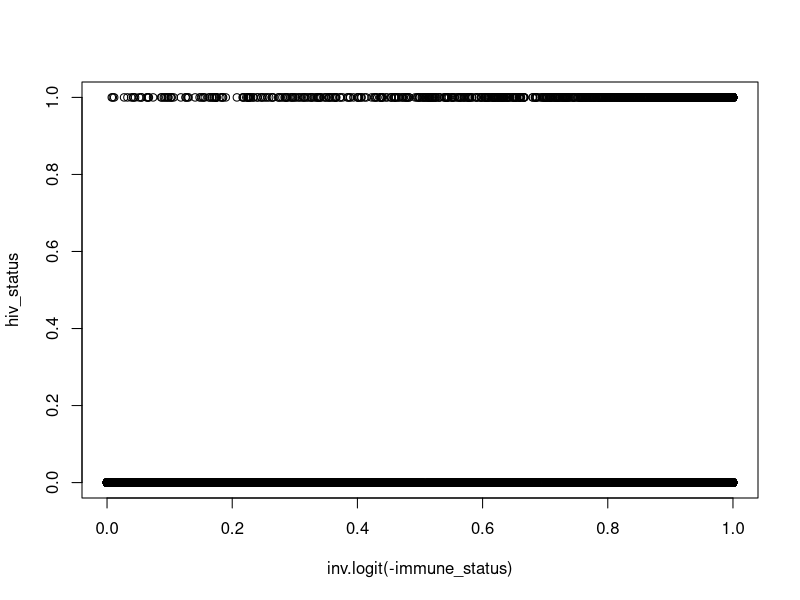
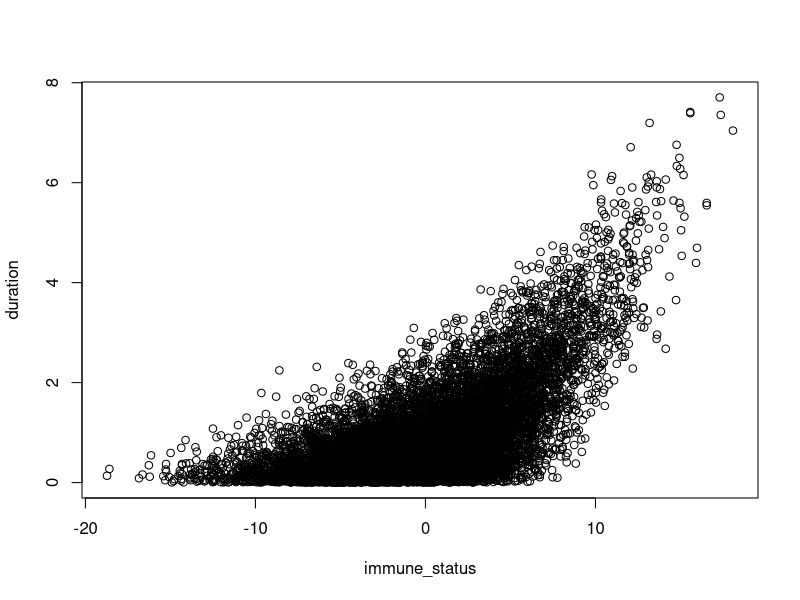

Write the R code that produced these figures, in order.
library(tidyverse)
library(boot)

# Mean age at TB incidence, globally

tb_burden_estimates <- read.csv("TB_burden_age_sex_2024-06-25.csv")
# https://www.who.int/teams/global-tuberculosis-programme/data
# WHO TB incidence estimates disaggregated by age group, sex and risk factor [>0.5Mb]



tb_ages <- tb_burden_estimates %>% filter(year == 2022, sex %in% c("m","f"), risk_factor == "all",
                                age_group %in% c("0-4", "0-14", "5-14", "15-24", "25-34", "35-44", "45-54", "55-64", "65plus")) %>%
                                group_by(age_group, country) %>% 
                                summarise(both_sexes = sum(best)) %>%
                                pivot_wider(values_from = "both_sexes", names_from = age_group) %>% 
                                mutate(`5-14` = `0-14` - `0-4`) %>%
                                select(-`0-14`) %>%
                                # move the `5-14` column to the second column position
                                select(country, `0-4`, `5-14`, everything()) %>%
                                summarise(across(where(is.numeric), sum))
age_medians <- c(2, 9.5, 19.5, 29.5, 39.5, 49.5, 59.5, 69.5)
sum(tb_ages[1:4])/sum(tb_ages)
sum(tb_ages[1:5])/sum(tb_ages)
# so the median is in the 5th age group, 35-44
sum(unlist(tb_ages %>% ungroup())*age_medians)/sum(unlist(tb_ages %>% ungroup()))
# and mean is ~39.



# Healthy life expectancy at age 40, globally
lifetable <- read.csv("region_life_tables.csv")
lifetable %>% 
    filter(Period == 2019,
           Dim2ValueCode == "AGEGROUP_AGE40-44",
           Indicator == "ex - expectation of life at age x") %>%
    select(Location, Value)


# Estimated rate of TB incidence decline by country
tb_burden_estimates <- read.csv("TB_burden_countries_2024-06-25.csv")
trends <- tb_burden_estimates %>% filter(year > 2015) %>% 
       group_by(country) %>%
       filter(max(e_inc_100k)>100) %>%
       summarise(data = list(cur_data_all()),
                 models = list(lm(e_inc_100k ~ year, data = data[[1]])))
rates <- lapply(trends$models,
              # get the rate of change relative to the 2021 value
              function(model) coef(model)[2]/predict(model, data.frame(year = 2021)))
summary(unlist(rates))
# IQR -0-4% per year


# TB case fatality ratio by HIV status
incidence <- 10600000
hivpos_incidence <- 703000
hivneg_incidence <-  incidence - hivpos_incidence

hivneg_deaths <- 1380000
hivpos_deaths <- 187000

# https://www.who.int/teams/global-tuberculosis-programme/tb-reports/global-tuberculosis-report-2022/tb-disease-burden/2-2-tb-mortality
# https://www.who.int/teams/global-tuberculosis-programme/tb-reports/global-tuberculosis-report-2022/tb-disease-burden/2-1-tb-incidence


(cfr_hivpos <- hivpos_deaths/hivpos_incidence)
(cfr_hivneg <- hivneg_deaths/hivneg_incidence)

cfr_hivpos/cfr_hivneg

# Covariance, mortality and duration
# If HIV+ = 2x risk of death, and 1/2 the duration, with cvs of 1, ...

# What if immune status is a latent class, and HIV is just strongly associated with it?
immune_status <- rnorm(n=10000, 0, 5)
# rank order immune status
immune_status <- immune_status[order(immune_status)]
hiv_status <- rbinom(n=10000, size=1, prob= 0.4*inv.logit(-immune_status))
mean(hiv_status)
plot(inv.logit(-immune_status), hiv_status)
cor(immune_status, hiv_status)
# sample durations 
duration <- rgamma(10000, 1,1)
# order durations with some error
duration <- duration[order(duration + rnorm(10000, 0, 1))]
mean(duration[hiv_status == 1])/mean(duration[hiv_status == 0])
plot(immune_status, duration)
summary(duration)
summary(immune_status)

# assign mortality, strongly correlated with immune status
mortality <- rbinom(10000, 1, 0.4*inv.logit(-0.5*immune_status -0.5))
summary(mortality)
mean(mortality[hiv_status == 1])/mean(mortality[hiv_status == 0])

cor(duration, mortality) * sd(duration) * sd(mortality)
cor(duration/mean(duration), mortality/mean(mortality)) * sd(duration/mean(duration)) * sd(mortality/mean(mortality))
